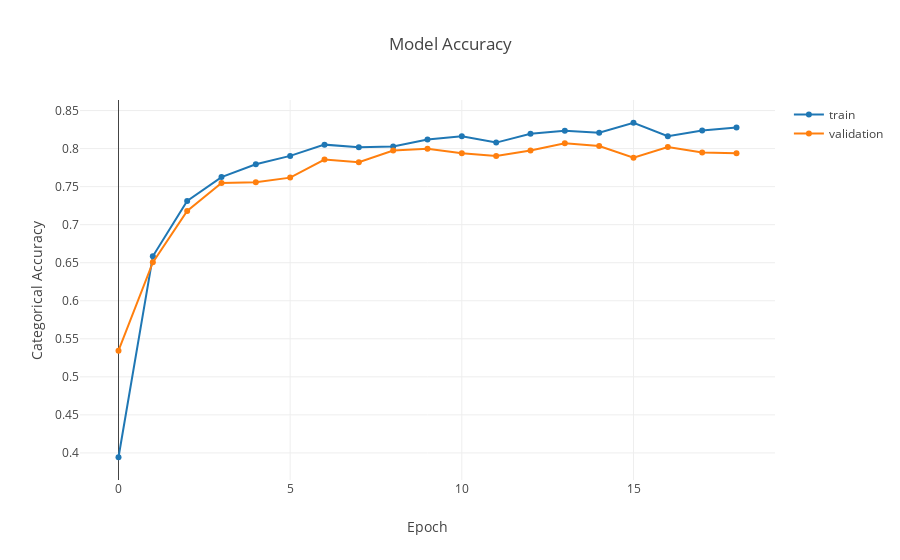

Notebook source saved alongside this figure:
### Code cell
fig = go.Figure()
tmp_trace = []

fig.add_trace(go.Scatter(
    x=history.epoch, 
    y=history.history['categorical_accuracy'],
    name='train',

    mode="lines+markers")
)
fig.add_trace(go.Scatter(
    x=history.epoch, 
    y=history.history['val_categorical_accuracy'],
    name='validation',
    mode="lines+markers")
)


fig.layout.update(
    title=go.layout.Title(
        text="Model Accuracy",
    ),
    yaxis=dict(
            title='Categorical Accuracy',
        ),
        xaxis=dict(
            title="Epoch",
        )
)

iplot(fig)

### Figure 1 — Plotly figure (JSON) as saved in the notebook; plotly's stock layout.template omitted (floating-point values rounded to 4 significant figures)
{"data": [{"mode": "lines+markers", "name": "train", "type": "scatter", "uid": "1b168655-51a6-4b39-8097-f95d7fad9a89", "x": [0, 1, 2, 3, 4, 5, 6, 7, 8, 9, 10, 11, 12, 13, 14, 15, 16, 17, 18], "y": [0.3943, 0.6585, 0.7311, 0.7625, 0.7794, 0.7904, 0.8052, 0.8017, 0.8028, 0.812, 0.8162, 0.8079, 0.8194, 0.8236, 0.8209, 0.834, 0.8162, 0.8239, 0.8277]}, {"mode": "lines+markers", "name": "validation", "type": "scatter", "uid": "ecf1e87b-e63f-47cd-a4d7-1183fb12baed", "x": [0, 1, 2, 3, 4, 5, 6, 7, 8, 9, 10, 11, 12, 13, 14, 15, 16, 17, 18], "y": [0.5344, 0.6505, 0.718, 0.7547, 0.7559, 0.7618, 0.7855, 0.782, 0.7974, 0.7998, 0.7938, 0.7903, 0.7974, 0.8069, 0.8033, 0.7879, 0.8021, 0.795, 0.7938]}], "layout": {"title": {"text": "Model Accuracy"}, "xaxis": {"title": {"text": "Epoch"}}, "yaxis": {"title": {"text": "Categorical Accuracy"}}}}
